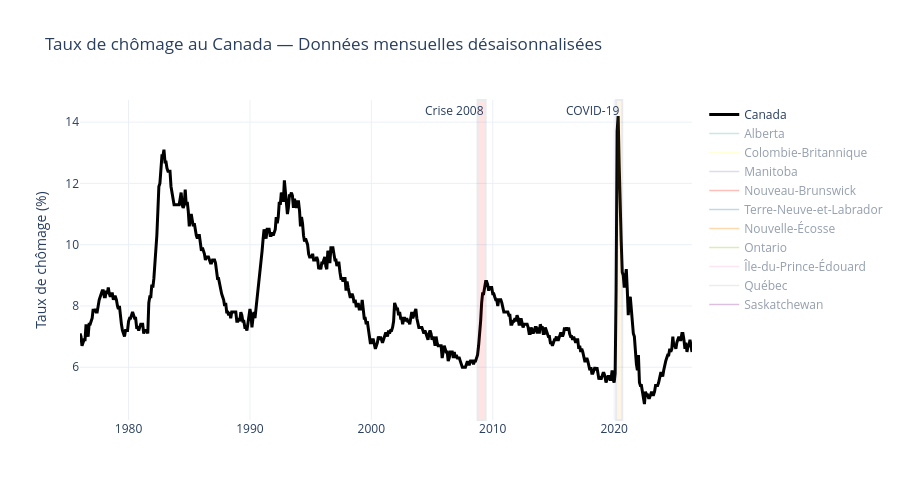

The notebook cell this image was saved under:
### Markdown cell above
## 1. Graphique interactif — Historique par province (Plotly)

### Code cell
# Graphique interactif Plotly : taux de chomage par province
fig = go.Figure()

# Canada en gras
canada = df_all[df_all['geo'] == 'Canada']
fig.add_trace(go.Scatter(
    x=canada['date'], y=canada['unemployment_rate'],
    name='Canada', line=dict(color='black', width=3)
))

# Provinces
colors = px.colors.qualitative.Set3
for i, prov in enumerate(sorted(PROVINCES)):
    subset = df_all[df_all['geo'] == prov]
    fig.add_trace(go.Scatter(
        x=subset['date'], y=subset['unemployment_rate'],
        name=PROVINCES_FR.get(prov, prov),
        line=dict(color=colors[i % len(colors)], width=1.5),
        visible='legendonly'  # cache par defaut, cliquer pour afficher
    ))

# Annotations chocs
fig.add_vrect(x0='2008-10-01', x1='2009-06-01',
              fillcolor='red', opacity=0.1, annotation_text='Crise 2008')
fig.add_vrect(x0='2020-03-01', x1='2020-09-01',
              fillcolor='orange', opacity=0.1, annotation_text='COVID-19')

fig.update_layout(
    title='Taux de chômage au Canada — Données mensuelles désaisonnalisées',
    xaxis_title='',
    yaxis_title='Taux de chômage (%)',
    hovermode='x unified',
    template='plotly_white',
    height=500
)

fig.write_html(OUTPUTS_FIGURES / 'historique_interactif.html')
fig.show()
print(f"Figure interactive sauvegardee : {OUTPUTS_FIGURES / 'historique_interactif.html'}")

### Figure 1 — Plotly figure (JSON) as saved in the notebook; plotly's stock layout.template omitted (floating-point values rounded to 4 significant figures; data arrays with more than 128 entries replaced by an {"elided": "..."} marker saying what was removed)
{"data": [{"line": {"color": "black", "width": 3}, "name": "Canada", "type": "scatter", "x": {"elided": "606 str values"}, "y": {"elided": "606 float values"}}, {"line": {"color": "rgb(141,211,199)", "width": 1.5}, "name": "Alberta", "type": "scatter", "visible": "legendonly", "x": {"elided": "606 str values"}, "y": {"elided": "606 float values"}}, {"line": {"color": "rgb(255,255,179)", "width": 1.5}, "name": "Colombie-Britannique", "type": "scatter", "visible": "legendonly", "x": {"elided": "606 str values"}, "y": {"elided": "606 float values"}}, {"line": {"color": "rgb(190,186,218)", "width": 1.5}, "name": "Manitoba", "type": "scatter", "visible": "legendonly", "x": {"elided": "606 str values"}, "y": {"elided": "606 float values"}}, {"line": {"color": "rgb(251,128,114)", "width": 1.5}, "name": "Nouveau-Brunswick", "type": "scatter", "visible": "legendonly", "x": {"elided": "606 str values"}, "y": {"elided": "606 float values"}}, {"line": {"color": "rgb(128,177,211)", "width": 1.5}, "name": "Terre-Neuve-et-Labrador", "type": "scatter", "visible": "legendonly", "x": {"elided": "606 str values"}, "y": {"elided": "606 float values"}}, {"line": {"color": "rgb(253,180,98)", "width": 1.5}, "name": "Nouvelle-Écosse", "type": "scatter", "visible": "legendonly", "x": {"elided": "606 str values"}, "y": {"elided": "606 float values"}}, {"line": {"color": "rgb(179,222,105)", "width": 1.5}, "name": "Ontario", "type": "scatter", "visible": "legendonly", "x": {"elided": "606 str values"}, "y": {"elided": "606 float values"}}, {"line": {"color": "rgb(252,205,229)", "width": 1.5}, "name": "Île-du-Prince-Édouard", "type": "scatter", "visible": "legendonly", "x": {"elided": "606 str values"}, "y": {"elided": "606 float values"}}, {"line": {"color": "rgb(217,217,217)", "width": 1.5}, "name": "Québec", "type": "scatter", "visible": "legendonly", "x": {"elided": "606 str values"}, "y": {"elided": "606 float values"}}, {"line": {"color": "rgb(188,128,189)", "width": 1.5}, "name": "Saskatchewan", "type": "scatter", "visible": "legendonly", "x": {"elided": "606 str values"}, "y": {"elided": "606 float values"}}], "layout": {"annotations": [{"showarrow": false, "text": "Crise 2008", "x": "2009-06-01", "xanchor": "right", "xref": "x", "y": 1, "yanchor": "top", "yref": "y domain"}, {"showarrow": false, "text": "COVID-19", "x": "2020-09-01", "xanchor": "right", "xref": "x", "y": 1, "yanchor": "top", "yref": "y domain"}], "height": 500, "hovermode": "x unified", "shapes": [{"fillcolor": "red", "opacity": 0.1, "type": "rect", "x0": "2008-10-01", "x1": "2009-06-01", "xref": "x", "y0": 0, "y1": 1, "yref": "y domain"}, {"fillcolor": "orange", "opacity": 0.1, "type": "rect", "x0": "2020-03-01", "x1": "2020-09-01", "xref": "x", "y0": 0, "y1": 1, "yref": "y domain"}], "title": {"text": "Taux de chômage au Canada — Données mensuelles désaisonnalisées"}, "xaxis": {"title": {"text": ""}}, "yaxis": {"title": {"text": "Taux de chômage (%)"}}}}
